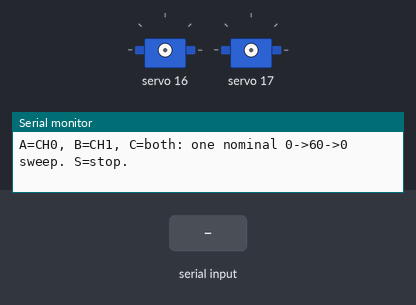
A sketch run on a simulated Arduino Uno, built with avr-gcc and run on an emulated ATmega328P. Shown: 2 × servo, the last lines printed to the serial monitor. The inputs (shaded band) are chosen by the test bench.

Above: at 1.2 s.
1.3 s: "A" received over Serial
At 4.8 s:
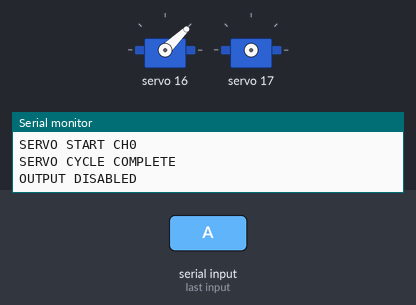
5.8 s: "C" received over Serial
At 6.68 s:
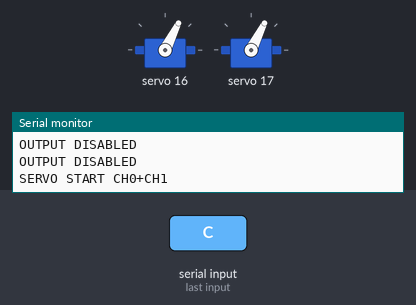
At 9.5 s:
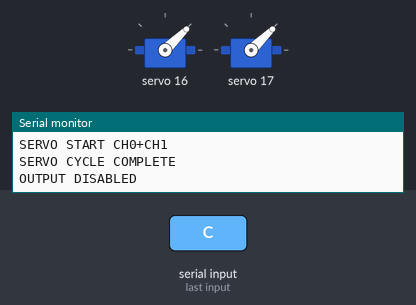
Timing chart, 0 to 11.0 s (numbered marks = the images above; inputs shaded):
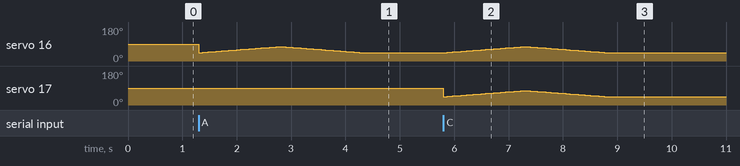

Measured:
- after the input at 5.8 s, servo 16: rises from 44° to 76° in 1.4 s, then falls to 44° in 1.5 s

The sketch:

arm_gripper_test.ino
```cpp
#include <Wire.h>
#include <Adafruit_PWMServoDriver.h>

// Solenoid on CH6, pump on CH7; OE wired to Uno D8.
// No output at startup. Commands 1..3 test CH6 at 1000/1500/2000 us;
// commands 4..6 test CH7 at the same values. S disables PWM outputs.
// G tests suction/release using the observed responses. Valve airflow
// direction must be confirmed physically; a click alone does not establish it.
Adafruit_PWMServoDriver pca(0x41);
uint8_t channel = 7;
const uint8_t OE_PIN = 8;
const uint16_t PULSES[] = {1000, 1500, 2000};
bool found = false;
bool testing = false;
bool combined = false;
bool servoTesting = false;
bool bothServos = false;
uint8_t servoChannel = 0;
int servoAngle = 0;
int servoDirection = 1;
unsigned long servoStepAt = 0;
uint8_t step = 0;
uint8_t phase = 0;
const uint16_t COMBINED_PULSES[][2] = {
  {1500, 2000},  // Valve neutral, pump running (confirmed physically).
  {2000, 1500},  // Valve actuated, pump neutral.
  {1500, 1500}   // Both neutral before disabling PWM.
};
const uint16_t PHASE_MS[] = {1000, 500, 250};
unsigned long stepStarted = 0;

void stopTest() {
  digitalWrite(OE_PIN, HIGH);
  testing = false;
  combined = false;
  servoTesting = false;
  bothServos = false;
  if (found) {
    for (uint8_t ch = 0; ch < 16; ++ch) pca.setPWM(ch, 0, 4096);
  }
  Serial.println(F("OUTPUT DISABLED"));
}

void applyStep() {
  uint16_t us = PULSES[step];
  pca.setPWM(channel, 0, (uint32_t)us * 4096UL / 20000UL);
  digitalWrite(OE_PIN, LOW);
  stepStarted = millis();
  Serial.print(F("CH"));
  Serial.print(channel);
  Serial.print(F(" pulse us="));
  Serial.println(us);
}

void applyCombination() {
  pca.setPWM(6, 0, (uint32_t)COMBINED_PULSES[phase][0] * 4096UL / 20000UL);
  pca.setPWM(7, 0, (uint32_t)COMBINED_PULSES[phase][1] * 4096UL / 20000UL);
  digitalWrite(OE_PIN, LOW);
  stepStarted = millis();
  if (phase == 0) Serial.println(F("GRIP TEST: valve=1500, pump=2000, 1 second"));
  else if (phase == 1) Serial.println(F("RELEASE TEST: valve=2000, pump=1500, 0.5 seconds"));
  else Serial.println(F("BOTH NEUTRAL: 1500 us"));
}

void setup() {
  digitalWrite(OE_PIN, HIGH);
  pinMode(OE_PIN, OUTPUT);
  Serial.begin(115200);
  Wire.begin();
  Wire.setWireTimeout(25000UL, true);
  Wire.beginTransmission(0x41);
  found = Wire.endTransmission() == 0;
  if (!found) {
    Serial.println(F("ERROR: PCA missing"));
    return;
  }
  pca.begin();
  pca.setPWMFreq(50);
  for (uint8_t ch = 0; ch < 16; ++ch) pca.setPWM(ch, 0, 4096);
  Serial.println(F("READY: 1/2/3=CH6, 4/5/6=CH7; 1000/1500/2000 us. S=disable."));
  Serial.println(F("G=one suction/release test. No output at startup."));
  Serial.println(F("A=CH0, B=CH1, C=both: one nominal 0->60->0 sweep. S=stop."));
}

void loop() {
  if (!found) return;
  while (Serial.available()) {
    char c = Serial.read();
    if (c == 'S' || c == 's') stopTest();
    else if ((c == 'A' || c == 'B' || c == 'C') && !testing) {
      stopTest();
      bothServos = c == 'C';
      servoChannel = c == 'A' ? 0 : 1;
      servoAngle = 0;
      servoDirection = 1;
      servoTesting = true;
      testing = true;
      servoStepAt = millis() - 25;
      if (bothServos) Serial.println(F("SERVO START CH0+CH1"));
      else {
        Serial.print(F("SERVO START CH"));
        Serial.println(servoChannel);
      }
    }
    else if ((c == 'G' || c == 'g') && !testing) {
      combined = true;
      testing = true;
      phase = 0;
      applyCombination();
    }
    else if (c >= '1' && c <= '6' && !testing) {
      channel = c <= '3' ? 6 : 7;
      step = (c - '1') % 3;
      testing = true;
      applyStep();
    }
  }
  if (servoTesting) {
    if (millis() - servoStepAt < 25) return;
    servoStepAt = millis();
    const uint16_t us = map(servoAngle, 0, 180, 1000, 2000);
    pca.setPWM(servoChannel, 0, (uint32_t)us * 4096UL / 20000UL);
    if (bothServos) pca.setPWM(0, 0, (uint32_t)us * 4096UL / 20000UL);
    digitalWrite(OE_PIN, LOW);
    if (servoAngle == 60) servoDirection = -1;
    else if (servoAngle == 0 && servoDirection == -1) {
      Serial.println(F("SERVO CYCLE COMPLETE"));
      stopTest();
      return;
    }
    servoAngle += servoDirection;
    return;
  }
  if (testing && millis() - stepStarted >= (combined ? PHASE_MS[phase] : 2000)) {
    if (combined && ++phase < sizeof(PHASE_MS) / sizeof(PHASE_MS[0])) applyCombination();
    else stopTest();
  }
}
```
